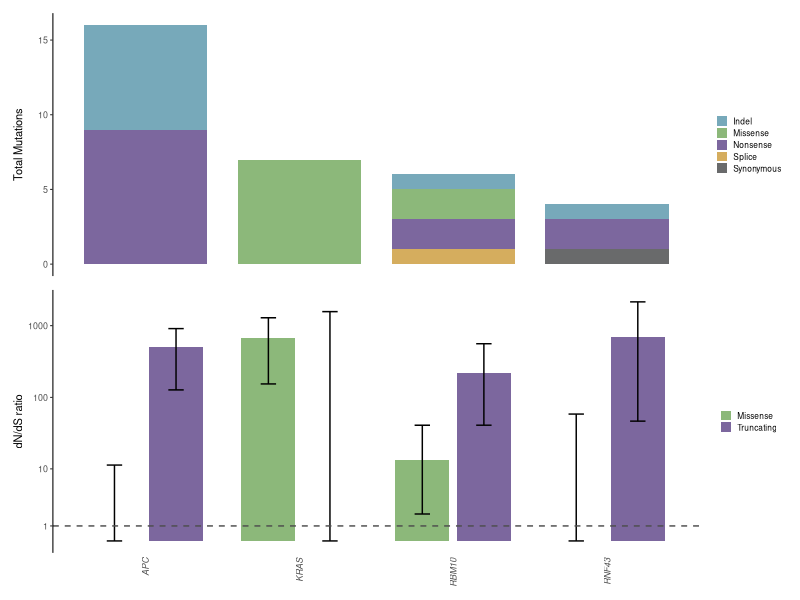

This chart was generated by the following R code:
library(readr)
library(dplyr)
library(tidyr)
library(ggplot2)
library(patchwork)

#### Prep ####
# Read in data
nprog <- read_tsv("data/variants/dndscv/dndscv_genes_non_prog_pre.tsv")
nprog_ci <- read_tsv("data/variants/dndscv/non_prog_pre_gene_ci.tsv") |>
    filter(!gene == "TP53")

# Filter and reshape data
muts_df <- nprog |>
  select(gene_name, n_syn, n_mis, n_non, n_spl, n_ind, qglobal_cv) |>
  filter(qglobal_cv < 0.05) |>
  pivot_longer(
    cols = starts_with("n_"),
    names_to = "mutation_type",
    values_to = "count"
  ) |>
  mutate(
    mutation_type = recode(mutation_type,
      n_syn = "Synonymous", n_mis = "Missense", n_non = "Nonsense",
      n_spl = "Splice", n_ind = "Indel"
    )
  )

ci_df <- nprog_ci |>
  rename(gene_name = gene) |>
  tidyr::pivot_longer(cols = starts_with(c("mis", "tru")),
                      names_to = c("type", ".value"),
                      names_pattern = "(mis|tru)_(.*)") |>
  mutate(type = dplyr::recode(type,
                         "mis" = "Missense",
                         "tru" = "Truncating")
        )

# Set order of genes
genes_order <- muts_df |>
    arrange(qglobal_cv) |>
    pull(gene_name) |>
    unique()

muts_df <- muts_df |>
    mutate(gene_name = factor(gene_name, labels = genes_order))

ci_df <- ci_df |>
    mutate(gene_name = factor(gene_name, labels = genes_order))


# Define colour palette
mutation_colours <- c(
  "Missense"   = "#8cb87aff",  
  "Truncating" = "#7c679eff",
  "Indel" = "#77a9baff",
  "Nonsense" = "#7c679eff",
  "Splice" = "#d5ad5eff",
  "Synonymous" ="#696a6bff"
)

# Counts barplot
counts_barplot <- ggplot(muts_df, aes(x = gene_name, y = count, fill = mutation_type)) +
  geom_col(width = 0.8) +
  scale_fill_manual(values = mutation_colours) +
  labs(
    x = NULL,
    y = "Total Mutations",
    fill = NULL
  ) +
  theme_classic(base_size = 8) +
  theme(
    axis.text.x = element_blank(),
    axis.line.x = element_blank(),
    axis.ticks.x = element_blank(),
    legend.position = "right",
    legend.text  = element_text(size = 6),
    legend.key.size = unit(0.3, "cm")  
  )

# dnds ratios barplot
# Plot
ci_barplot <- ggplot(ci_df, aes(x = gene_name, y = mle, fill = type)) +
  geom_col(position = position_dodge(width = 0.8), width = 0.7) +
  geom_errorbar(
    aes(ymin = low, ymax = high),
    position = position_dodge(width = 0.8),
    width = 0.2
  ) +
    geom_hline(yintercept = 1, linetype = "dashed", colour = "grey30") +
  scale_fill_manual(values = mutation_colours) +
  scale_y_log10(trans = "pseudo_log", breaks = c(1, 10, 100, 1000, 10000)) +
  labs(
    x = NULL,
    y = "dN/dS ratio",
    fill = NULL
  ) +
  theme_classic(base_size = 8) +
  theme(
    axis.text.x = element_text(angle = 90, hjust = 1, vjust = 0.5, face = "italic"),
    axis.line.x = element_blank(),
    axis.ticks.x = element_blank(),
    legend.position = "right",
    legend.text  = element_text(size = 6),
    legend.key.size = unit(0.3, "cm")
  )

# Combine plots
combined_plot <- counts_barplot / ci_barplot + plot_layout(heights = c(1, 1))

ggsave("plots/dndscv/precursors/dndscv_n_progressors_plot.png",
        plot = combined_plot, height = 3, width = 3.2, dpi = 300)
